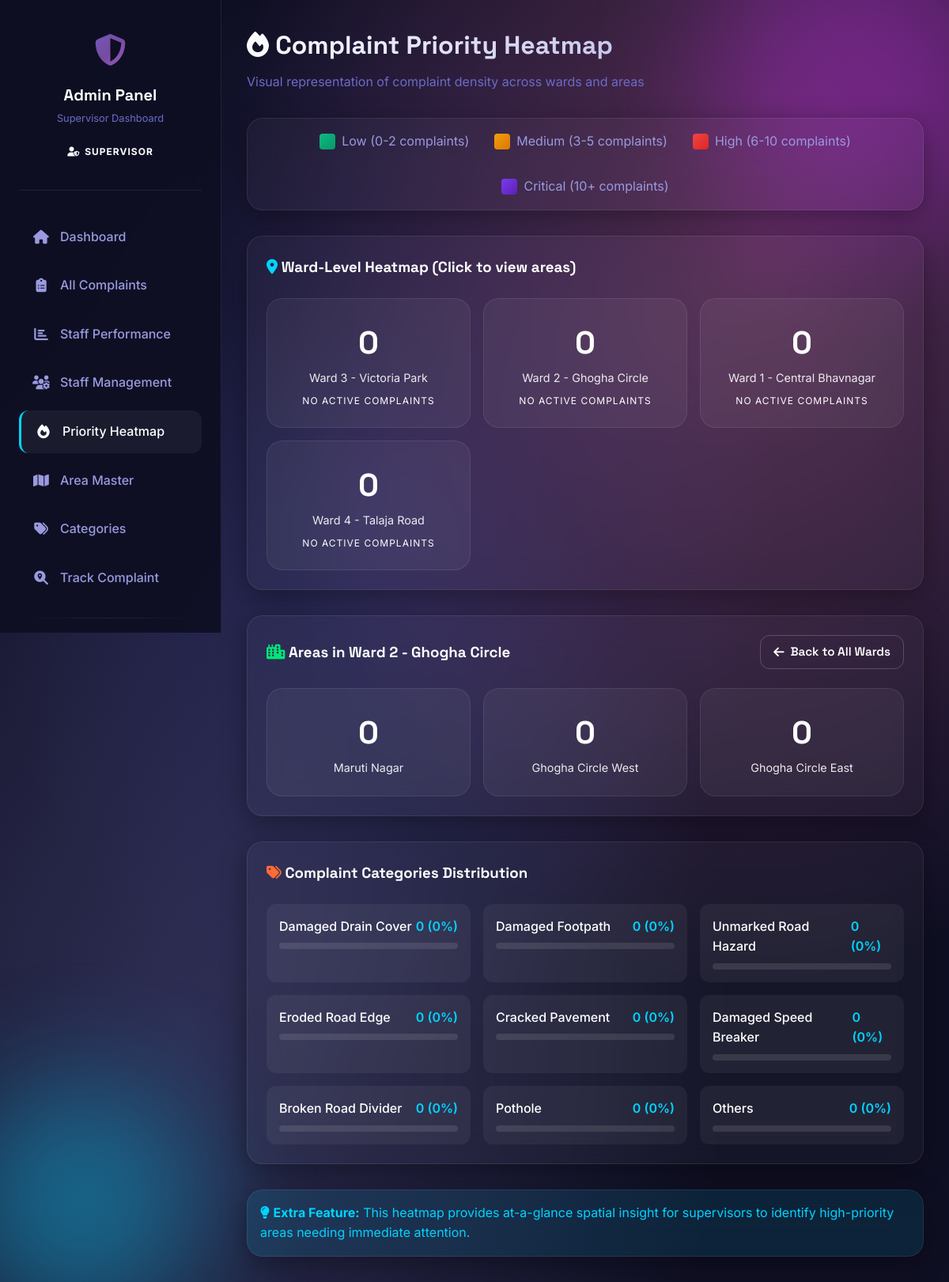
The app's page /heatmap.php?ward_id=2 (signed in) with its own data.
### tables this page shows
CREATE TABLE area_master (
    area_id INT AUTO_INCREMENT PRIMARY KEY,
    area_name VARCHAR(100) NOT NULL,
    area_type ENUM('ward', 'area', 'spot') NOT NULL,
    parent_id INT NULL,
    is_active TINYINT(1) DEFAULT 1,
    created_at DATETIME DEFAULT CURRENT_TIMESTAMP,
    FOREIGN KEY (parent_id) REFERENCES area_master(area_id) ON DELETE CASCADE,
    INDEX idx_type (area_type),
    INDEX idx_parent (parent_id),
    INDEX idx_active (is_active)
);

### heatmap.php (the view, shortened to what this page needs)
<?php
require_once("config.php");
$wardData = $conn->query("SELECT
    w.area_id,
    w.area_name,
    COUNT(c.complaint_id) as complaint_count,
    SUM(CASE WHEN c.priority = 'critical' THEN 3
             WHEN c.priority = 'high' THEN 2
             WHEN c.priority = 'medium' THEN 1
             ELSE 0.5 END) as priority_score
FROM area_master w
LEFT JOIN complaints c ON c.ward_id = w.area_id AND c.status NOT IN ('resolved', 'closed')
WHERE w.area_type = 'ward' AND w.is_active = 1
GROUP BY w.area_id, w.area_name
ORDER BY priority_score DESC");
$selectedWard = isset($_GET['ward_id']) ? intval($_GET['ward_id']) : 0;
$areaData = [];
if($selectedWard) {
    $stmt = $conn->prepare("SELECT
        a.area_id,
        a.area_name,
        COUNT(c.complaint_id) as complaint_count,
        SUM(CASE WHEN c.priority = 'critical' THEN 3
                 WHEN c.priority = 'high' THEN 2
                 WHEN c.priority = 'medium' THEN 1
                 ELSE 0.5 END) as priority_score
    FROM area_master a
    LEFT JOIN complaints c ON c.area_id = a.area_id AND c.status NOT IN ('resolved', 'closed')
    WHERE a.parent_id = ? AND a.area_type = 'area' AND a.is_active = 1
    GROUP BY a.area_id, a.area_name
    ORDER BY priority_score DESC");
    $stmt->bind_param("i", $selectedWard);
    $stmt->execute();
    $areaData = $stmt->get_result();
}
$categoryData = $conn->query("SELECT
    cc.category_name,
    COUNT(c.complaint_id) as count,
    ROUND(COUNT(c.complaint_id) * 100.0 / (SELECT COUNT(*) FROM complaints), 1) as percentage
FROM complaint_categories cc
LEFT JOIN complaints c ON c.category_id = cc.category_id AND c.status NOT IN ('resolved', 'closed')
WHERE cc.is_active = 1
GROUP BY cc.category_id, cc.category_name
ORDER BY count DESC");
?>
<!DOCTYPE html>
<html lang="en">
<head>
    <link rel="stylesheet" href="assets/style.css">
    <link rel="stylesheet" href="https://cdnjs.cloudflare.com/ajax/libs/font-awesome/6.4.0/css/all.min.css">
</head>
<body>
    <div class="animated-bg"></div>
    <div class="orb orb-1"></div>
    <div class="orb orb-2"></div>
    <aside class="sidebar-premium">
        <div class="sidebar-header">
            <div class="sidebar-logo"><i class="fas fa-shield-alt"></i></div>
            <h2 class="sidebar-title">Admin Panel</h2>
            <p class="sidebar-subtitle">Supervisor Dashboard</p>
            <span class="role-badge role-supervisor" style="margin-top: 1rem;">
                <i class="fas fa-user-shield"></i> Supervisor
            </span>
        </div>
        <nav>
            <ul class="nav-menu">
                <li class="nav-item"><a href="admin.php" class="nav-link"><i class="fas fa-home"></i> Dashboard</a></li>
                <li class="nav-item"><a href="admin_complaints.php" class="nav-link"><i class="fas fa-clipboard-list"></i> All Complaints</a></li>
                <li class="nav-item"><a href="staff_performance.php" class="nav-link"><i class="fas fa-chart-bar"></i> Staff Performance</a></li>
                <li class="nav-item"><a href="staff_management.php" class="nav-link"><i class="fas fa-users-cog"></i> Staff Management</a></li>
                <li class="nav-item"><a href="heatmap.php" class="nav-link active"><i class="fas fa-fire"></i> Priority Heatmap</a></li>
                <li class="nav-item"><a href="area_master.php" class="nav-link"><i class="fas fa-map"></i> Area Master</a></li>
                <li class="nav-item"><a href="category_master.php" class="nav-link"><i class="fas fa-tags"></i> Categories</a></li>
                <li class="nav-item"><a href="track.php" class="nav-link"><i class="fas fa-search-location"></i> Track Complaint</a></li>
                <li class="divider"></li>
            </ul>
        </nav>
    </aside>
    <main class="main-content">
        <div class="page-header">
            <h1 class="page-title"><i class="fas fa-fire" style="color: #f59e0b;"></i> Complaint Priority Heatmap</h1>
            <p class="page-subtitle">Visual representation of complaint density across wards and areas</p>
        </div>
        <div class="glass-card" style="padding: 1rem; margin-bottom: 2rem;">
            <div style="display: flex; gap: 2rem; flex-wrap: wrap; justify-content: center;">
                <div style="display: flex; align-items: center; gap: 0.5rem;">
                    <div style="width: 20px; height: 20px; border-radius: 4px; background: linear-gradient(135deg, #10b981, #059669);"></div>
                    <span style="color: var(--primary-300);">Low (0-2 complaints)</span>
                </div>
                <div style="display: flex; align-items: center; gap: 0.5rem;">
                    <div style="width: 20px; height: 20px; border-radius: 4px; background: linear-gradient(135deg, #f59e0b, #d97706);"></div>
                    <span style="color: var(--primary-300);">Medium (3-5 complaints)</span>
                </div>
                <div style="display: flex; align-items: center; gap: 0.5rem;">
                    <div style="width: 20px; height: 20px; border-radius: 4px; background: linear-gradient(135deg, #ef4444, #dc2626);"></div>
                    <span style="color: var(--primary-300);">High (6-10 complaints)</span>
                </div>
                <div style="display: flex; align-items: center; gap: 0.5rem;">
                    <div style="width: 20px; height: 20px; border-radius: 4px; background: linear-gradient(135deg, #7c3aed, #5b21b6);"></div>
                    <span style="color: var(--primary-300);">Critical (10+ complaints)</span>
                </div>
            </div>
        </div>
        <div class="glass-card" style="padding: 1.5rem; margin-bottom: 2rem;">
            <h3 style="font-family: var(--font-display); color: white; margin-bottom: 1.5rem;">
                <i class="fas fa-map-marker-alt" style="color: var(--accent-cyan);"></i> Ward-Level Heatmap (Click to view areas)
            </h3>
            <div class="heatmap-grid">
                <?php while($ward = $wardData->fetch_assoc()):
                    $count = (int)$ward['complaint_count'];
                    $score = (float)$ward['priority_score'];
                    if($count == 0) $heatClass = 'heat-none';
                    elseif($score <= 2) $heatClass = 'heat-low';
                    elseif($score <= 5) $heatClass = 'heat-medium';
                    elseif($score <= 10) $heatClass = 'heat-high';
                    else $heatClass = 'heat-critical';
                    $levelText = $count == 0 ? 'No Active Complaints' :
                                ($heatClass == 'heat-low' ? 'Low Priority' :
                                ($heatClass == 'heat-medium' ? 'Medium Priority' :
                                ($heatClass == 'heat-high' ? 'High Priority' : 'Critical Priority')));
                ?>
                <a href="?ward_id=<?php echo $ward['area_id']; ?>" class="heatmap-cell <?php echo $heatClass; ?>" style="text-decoration: none; color: white;">
                    <div class="heat-count"><?php echo $count; ?></div>
                    <div class="heat-label"><?php echo htmlspecialchars($ward['area_name']); ?></div>
                    <div class="heat-level"><?php echo $levelText; ?></div>
                </a>
                <?php endwhile; ?>
            </div>
        </div>
        <?php if($selectedWard && $areaData && $areaData->num_rows > 0):
            $wardInfo = $conn->query("SELECT area_name FROM area_master WHERE area_id = $selectedWard")->fetch_assoc();
        ?>
        <div class="glass-card" style="padding: 1.5rem; margin-bottom: 2rem;">
            <div style="display: flex; justify-content: space-between; align-items: center; margin-bottom: 1.5rem;">
                <h3 style="font-family: var(--font-display); color: white; margin: 0;">
                    <i class="fas fa-city" style="color: var(--accent-green);"></i> Areas in <?php echo htmlspecialchars($wardInfo['area_name']); ?>
                </h3>
                <a href="heatmap.php" class="btn btn-secondary" style="padding: 0.5rem 1rem;">
                    <i class="fas fa-arrow-left"></i> Back to All Wards
                </a>
            </div>
            <div class="heatmap-grid">
                <?php while($area = $areaData->fetch_assoc()):
                    $count = (int)$area['complaint_count'];
                    $score = (float)$area['priority_score'];
                    if($count == 0) $heatClass = 'heat-none';
                    elseif($score <= 2) $heatClass = 'heat-low';
                    elseif($score <= 5) $heatClass = 'heat-medium';
                    elseif($score <= 10) $heatClass = 'heat-high';
                    else $heatClass = 'heat-critical';
                ?>
                <div class="heatmap-cell <?php echo $heatClass; ?>">
                    <div class="heat-count"><?php echo $count; ?></div>
                    <div class="heat-label"><?php echo htmlspecialchars($area['area_name']); ?></div>
                </div>
                <?php endwhile; ?>
            </div>
        </div>
        <?php endif; ?>
        <div class="glass-card" style="padding: 1.5rem;">
            <h3 style="font-family: var(--font-display); color: white; margin-bottom: 1.5rem;">
                <i class="fas fa-tags" style="color: var(--accent-orange);"></i> Complaint Categories Distribution
            </h3>
            <div style="display: grid; grid-template-columns: repeat(auto-fit, minmax(250px, 1fr)); gap: 1rem;">
                <?php while($cat = $categoryData->fetch_assoc()):
                    $percentage = (float)$cat['percentage'];
                ?>
                <div style="background: rgba(255,255,255,0.05); border-radius: var(--radius-md); padding: 1rem;">
                    <div style="display: flex; justify-content: space-between; margin-bottom: 0.5rem;">
                        <span style="color: white; font-weight: 500;"><?php echo htmlspecialchars($cat['category_name']); ?></span>
                        <span style="color: var(--accent-cyan); font-weight: 600;"><?php echo $cat['count']; ?> (<?php echo $percentage; ?>%)</span>
                    </div>
                    <div style="background: rgba(255,255,255,0.1); border-radius: 10px; height: 8px;">
                    </div>
                </div>
                <?php endwhile; ?>
            </div>
        </div>
        <div class="glass-card" style="padding: 1rem; margin-top: 2rem; background: rgba(0, 212, 255, 0.1);">
            <p style="margin: 0; color: var(--accent-cyan);">
                <i class="fas fa-lightbulb"></i> <strong>Extra Feature:</strong> This heatmap provides at-a-glance spatial insight for supervisors to identify high-priority areas needing immediate attention.
            </p>
        </div>
    </main>
</body>
</html>

### heatmap.php (style rules this page uses)
.heatmap-grid { display: grid; grid-template-columns: repeat(auto-fit, minmax(200px, 1fr)); gap: 1rem; }
.heatmap-cell { padding: 1.5rem; border-radius: var(--radius-lg); text-align: center; transition: transform 0.3s; cursor: pointer; }
.heat-none { background: rgba(255,255,255,0.05); border: 1px solid var(--glass-border); }
.heat-count { font-size: 2.5rem; font-weight: 700; font-family: var(--font-display); }
.heat-label { font-size: 0.9rem; opacity: 0.9; }
.heat-level { font-size: 0.75rem; text-transform: uppercase; letter-spacing: 1px; margin-top: 0.5rem; }

### records on screen
area_master: count "0", area_name "Ward 3 - Victoria Park", levelText "NO ACTIVE COMPLAINTS"
area_master: count "0", area_name "Ward 2 - Ghogha Circle", levelText "NO ACTIVE COMPLAINTS"
area_master: count "0", area_name "Ward 1 - Central Bhavnagar", levelText "NO ACTIVE COMPLAINTS"
area_master: count "0", area_name "Ward 4 - Talaja Road", levelText "NO ACTIVE COMPLAINTS"
area_master: count "0", area_name "Maruti Nagar"
area_master: count "0", area_name "Ghogha Circle West"
area_master: count "0", area_name "Ghogha Circle East"

### other values on screen
$cat['category_name'] "Damaged Drain Cover"
$cat['count'] "0"
$percentage "0"
$cat['category_name'] "Damaged Footpath"
$cat['category_name'] "Unmarked Road Hazard"
$cat['category_name'] "Eroded Road Edge"
$cat['category_name'] "Cracked Pavement"
$cat['category_name'] "Damaged Speed Breaker"
$cat['category_name'] "Broken Road Divider"
$cat['category_name'] "Pothole"
$cat['category_name'] "Others"
